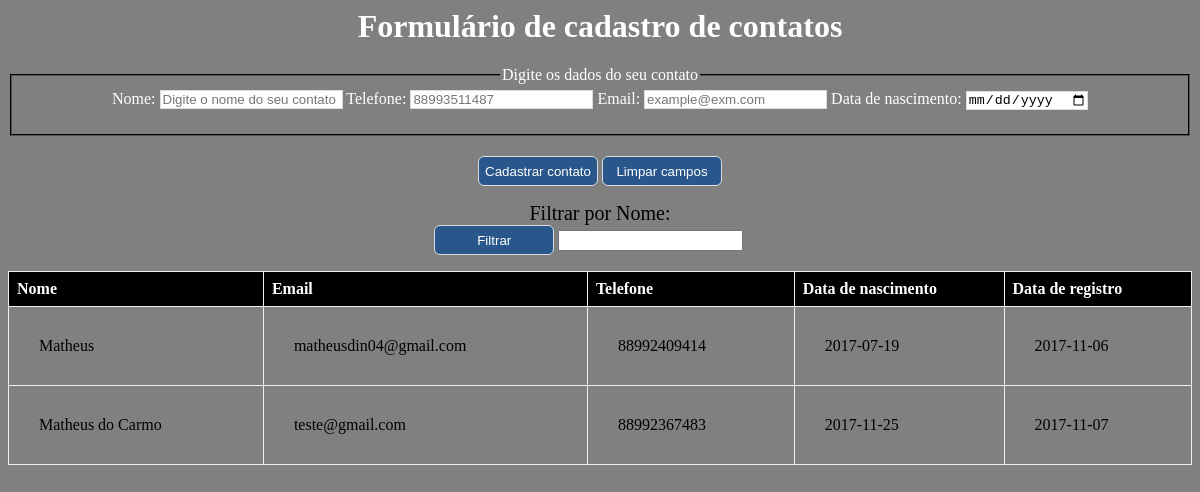
The app's page /index.php?filtro=Matheus with its own data.
### tables this page shows
CREATE TABLE `contatos` (
  `id` int(11) NOT NULL,
  `nome` varchar(40) NOT NULL,
  `email` varchar(50) NOT NULL,
  `telefone` varchar(14) NOT NULL,
  `nascimento` date DEFAULT NULL,
  `datacadastro` date DEFAULT NULL
);

### index.php (the view, shortened to what this page needs)
<?php
	include_once("conexao.php");
	$filtro = isset($_GET['filtro'])?$_GET['filtro']:"";
	if( !empty($filtro) ){
		$sql = "select * from contatos where nome like '%$filtro%'";
		$consulta = mysqli_query($conexao,$sql);
	}else{
		$sql = "select * from contatos order by Nome";
		$consulta = mysqli_query($conexao,$sql);
		$registros = mysqli_num_rows($consulta);
	}
?>
<html>
<head>
	<link rel="stylesheet" type="text/css" href="css/style.css">
</head>
<body>
	<div class="Formulario">
		<h1>Formulário de cadastro de contatos</h1>
		<form name="form" method="post" action="processa.php">
			<fieldset id="DadosPessoais">
				<legend class="texto">Digite os dados do seu contato</legend>
				<label class="texto" for="nome">Nome:</label>
				<input class="campo" type="text" name="Nome"  placeholder="Digite o nome do seu contato" maxlength="40" required autofocus />
				<label class="texto" for="telefone">Telefone:</label>
				<input class="campo" pattern="^\d{2}\d{5}\d{4}$" type="tel" name="Telefone" placeholder="88993511487"  required />
				<label class="texto" class="texto" for="email">Email:</label>
				<input id="email" class="campo" type="email" name="Email" placeholder="example@exm.com" required  maxlength="60"/>
				<label class="texto" for="nascimento">Data de nascimento:</label>
				<input type="date" name="Nascimento" class="campo" required />
			</fieldset>
			<div id="Botoes">
				<input id="test" type="submit" onclick="validacaoEmail(form.email)" value="Cadastrar contato" class="btn">
				<input type="reset" value="Limpar campos" class="btn">
			</div>
		</form>
	</div>
	<div>
		<form name="filtro" method="get" action="">
			<p>Filtrar por Nome:</p>
			<div id="camposFiltro">
				<input id="campoPesquisa" type="submit" value="Filtrar" class="btn">
				<input id="labelPesquisa" type="text" name="filtro">
			</div>
		</form>
	</div>
	<div>
		<table id="tabela">
			<div id="Colunas">
				<tr>
					<th>Nome</th>
					<th>Email</th>
					<th>Telefone</th>
					<th>Data de nascimento</th>
					<th>Data de registro</th>
				</tr>
			</div>
		<?php
				while($exibirRegistros = mysqli_fetch_array($consulta)){
					$nome = $exibirRegistros[1];
					$email = $exibirRegistros[2];
					$telefone = $exibirRegistros[3];
					$nascimento = $exibirRegistros[4];
					$dataRegistro = $exibirRegistros[5];
					print "<tr>";
					print "<td>$nome";
					print "<td>$email";
					print "<td>$telefone";
					print "<td>$nascimento";
					print "<td>$dataRegistro<br>";
					print "</tr>";
				}
			?>
		</table>
	</div>
</body>
</html>

### css/style.css (style rules this page uses)
body { background-color: gray; }
p { text-align: center; font-size: 20px; margin:0% 0% 0% 0%; }
h1 { text-align: center; color: white; }
.texto { color: white; }
#DadosPessoais { text-align: center; height: 50px; border-color: black; }
#Botoes { text-align: center; margin-top: 20px; }
#camposFiltro { margin: 0% 0% 0% 36%; }
#tabela { width: 100%; border-collapse: collapse; }
#Colunas { text-align: center; }
.btn { width: 120px; height: 30px; border:1px solid #ddd; background-color: #2a578b; color: #fff; cursor: pointer; border-radius: 6px; }
.campo { border:1px solid #ddd; }
th { background-color: black; text-align: left; padding: 8px; border: solid 1px #eee; }
tr { color:white; border: solid 1px #eee; }
td { color:black; padding: 30px; border: solid 1px #eee; }

### records on screen
contatos: nome "Matheus", email "matheusdin04@gmail.com", telefone "88992409414", nascimento "2017-07-19", datacadastro "2017-11-06"
contatos: nome "Matheus do Carmo", email "teste@gmail.com", telefone "88992367483", nascimento "2017-11-25", datacadastro "2017-11-07"
